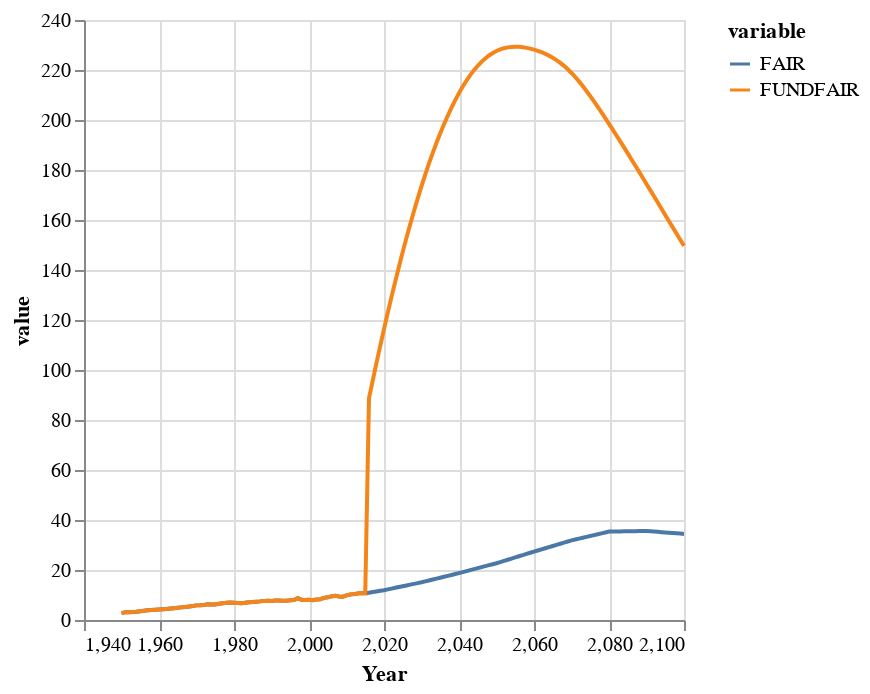

The notebook cell this image was saved under:
### Markdown cell above
##### Annual Carbon Dioxide Emissions (GtC yr⁻¹)

### Code cell
fairvals = mfair[:co2_cycle, :E_co2]
fundfairvals =  m[:co2_cycle, :E_co2]

df = DataFrame(
    :Year => Mimi.time_labels(m),
    :FAIR => fairvals, 
    :FUNDFAIR => fundfairvals)

stack(df, [:FAIR, :FUNDFAIR]) |> 

@vlplot(
    :line, 
    x = :Year,
    y = :value,
    color = :variable
)

### Figure 1 — Vega-Lite specification as saved in the notebook (floating-point values rounded to 4 significant figures; data arrays with more than 128 entries replaced by an {"elided": "..."} marker saying what was removed)
{"data": {"values": {"elided": "302 records"}}, "encoding": {"color": {"field": "variable", "type": "nominal"}, "x": {"field": "Year", "type": "quantitative"}, "y": {"field": "value", "type": "quantitative"}}, "mark": "line"}
